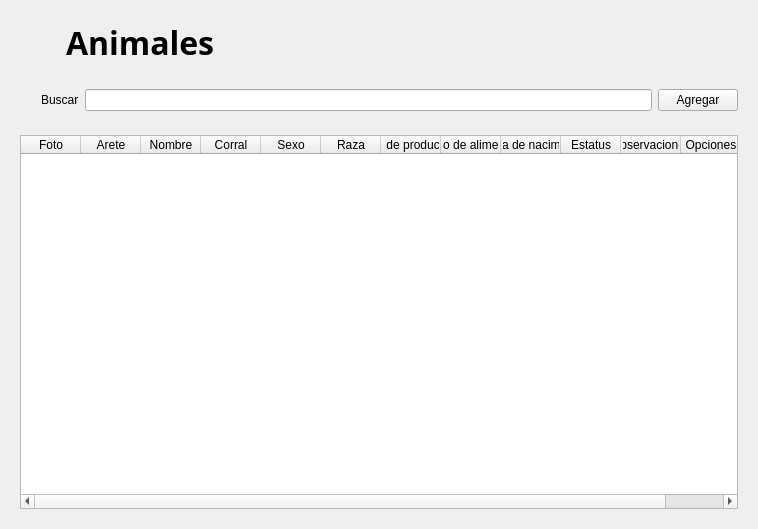
<?xml version="1.0" encoding="UTF-8"?>
<ui version="4.0">
 <class>widget_4</class>
 <widget class="QWidget" name="widget_4">
  <property name="geometry">
   <rect>
    <x>0</x>
    <y>0</y>
    <width>758</width>
    <height>529</height>
   </rect>
  </property>
  <property name="windowTitle">
   <string>SDLG - Animales</string>
  </property>
  <layout class="QVBoxLayout" name="verticalLayout">
   <item>
    <widget class="QWidget" name="widget" native="true">
     <layout class="QHBoxLayout" name="horizontalLayout">
      <item>
       <widget class="QLabel" name="label_2">
        <property name="minimumSize">
         <size>
          <width>40</width>
          <height>40</height>
         </size>
        </property>
        <property name="maximumSize">
         <size>
          <width>40</width>
          <height>40</height>
         </size>
        </property>
        <property name="text">
         <string/>
        </property>
        <property name="pixmap">
         <pixmap resource="../../resources.qrc">:/icons/img/icons/Ncow.png</pixmap>
        </property>
        <property name="scaledContents">
         <bool>true</bool>
        </property>
       </widget>
      </item>
      <item>
       <widget class="QLabel" name="label">
        <property name="font">
         <font>
          <family>Segoe UI Variable Display Semib</family>
          <pointsize>24</pointsize>
          <weight>75</weight>
          <bold>true</bold>
         </font>
        </property>
        <property name="text">
         <string>Animales</string>
        </property>
       </widget>
      </item>
      <item>
       <spacer name="horizontalSpacer">
        <property name="orientation">
         <enum>Qt::Horizontal</enum>
        </property>
        <property name="sizeHint" stdset="0">
         <size>
          <width>570</width>
          <height>20</height>
         </size>
        </property>
       </spacer>
      </item>
     </layout>
    </widget>
   </item>
   <item>
    <widget class="QWidget" name="widget_2" native="true">
     <layout class="QHBoxLayout" name="horizontalLayout_2">
      <item>
       <widget class="QLabel" name="label_4">
        <property name="minimumSize">
         <size>
          <width>15</width>
          <height>15</height>
         </size>
        </property>
        <property name="maximumSize">
         <size>
          <width>15</width>
          <height>15</height>
         </size>
        </property>
        <property name="text">
         <string/>
        </property>
        <property name="pixmap">
         <pixmap resource="../../resources.qrc">:/icons/img/icons/search.png</pixmap>
        </property>
        <property name="scaledContents">
         <bool>true</bool>
        </property>
       </widget>
      </item>
      <item>
       <widget class="QLabel" name="label_3">
        <property name="text">
         <string>Buscar</string>
        </property>
       </widget>
      </item>
      <item>
       <widget class="QLineEdit" name="lineEdit"/>
      </item>
      <item>
       <widget class="QPushButton" name="indexbtn2">
        <property name="text">
         <string>Agregar</string>
        </property>
        <property name="icon">
         <iconset resource="../../resources.qrc">
          <normaloff>:/icons/img/icons/agregar.png</normaloff>:/icons/img/icons/agregar.png</iconset>
        </property>
        <property name="iconSize">
         <size>
          <width>20</width>
          <height>20</height>
         </size>
        </property>
        <property name="checkable">
         <bool>true</bool>
        </property>
        <property name="autoExclusive">
         <bool>true</bool>
        </property>
       </widget>
      </item>
     </layout>
    </widget>
   </item>
   <item>
    <widget class="QWidget" name="widget_3" native="true">
     <layout class="QGridLayout" name="gridLayout">
      <item row="0" column="0">
       <widget class="QTableWidget" name="tableWidget">
        <attribute name="horizontalHeaderDefaultSectionSize">
         <number>60</number>
        </attribute>
        <column>
         <property name="text">
          <string>Foto</string>
         </property>
        </column>
        <column>
         <property name="text">
          <string>Arete</string>
         </property>
        </column>
        <column>
         <property name="text">
          <string>Nombre</string>
         </property>
        </column>
        <column>
         <property name="text">
          <string>Corral</string>
         </property>
        </column>
        <column>
         <property name="text">
          <string>Sexo</string>
         </property>
        </column>
        <column>
         <property name="text">
          <string>Raza</string>
         </property>
        </column>
        <column>
         <property name="text">
          <string>Tipo de producción</string>
         </property>
        </column>
        <column>
         <property name="text">
          <string>Tipo de alimento</string>
         </property>
        </column>
        <column>
         <property name="text">
          <string>Fecha de nacimiento</string>
         </property>
        </column>
        <column>
         <property name="text">
          <string>Estatus</string>
         </property>
        </column>
        <column>
         <property name="text">
          <string>Observaciones</string>
         </property>
        </column>
        <column>
         <property name="text">
          <string>Opciones</string>
         </property>
        </column>
       </widget>
      </item>
     </layout>
    </widget>
   </item>
  </layout>
 </widget>
 <resources>
  <include location="resources.qrc"/>
  <include location="../../resources.qrc"/>
 </resources>
 <connections/>
</ui>
